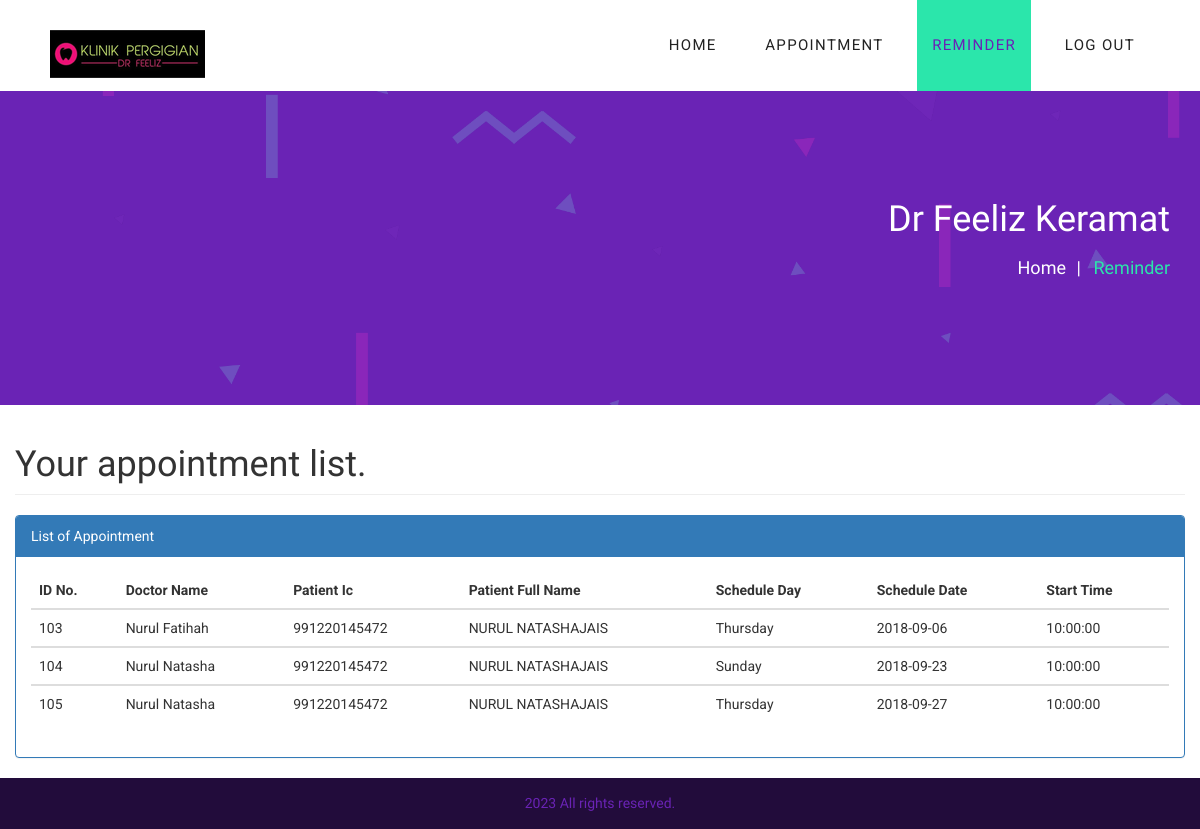
Before: /patient/patientapplist.php (signed in) with the older database file.
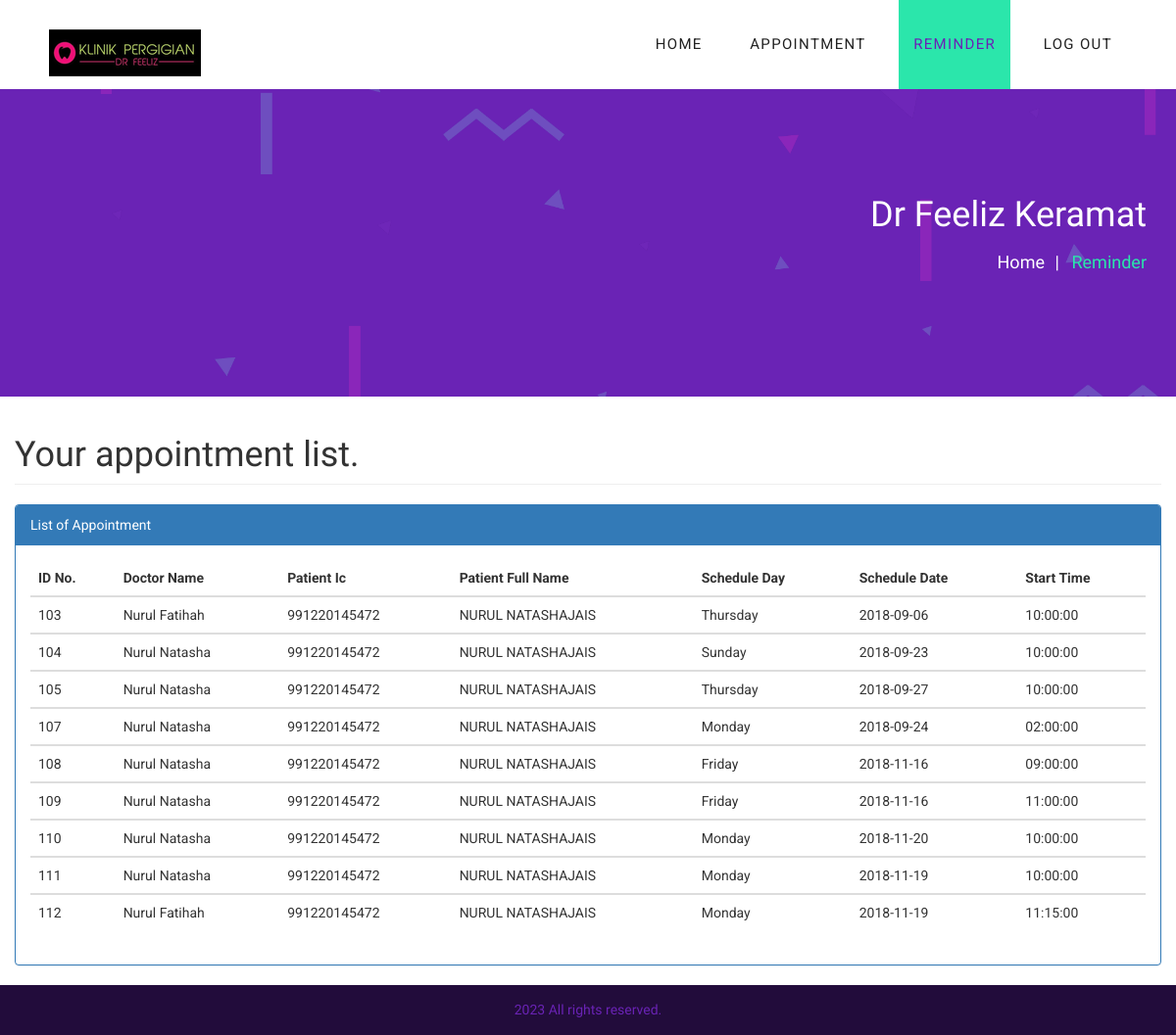
After: the same page with the newer database file.
### tables this page shows
CREATE TABLE `appointment` (
  `appId` int(3) NOT NULL,
  `patientIc` bigint(12) NOT NULL,
  `scheduleId` int(10) NOT NULL,
  `appSymptom` varchar(100) NOT NULL,
  `appComment` varchar(100) NOT NULL,
  `status` varchar(10) NOT NULL DEFAULT 'process'
);

CREATE TABLE `doctorschedule` (
  `doctorname` varchar(100) NOT NULL,
  `scheduleId` int(11) NOT NULL,
  `scheduleDate` date NOT NULL,
  `scheduleDay` varchar(15) NOT NULL,
  `startTime` time NOT NULL,
  `bookAvail` varchar(10) NOT NULL
);

CREATE TABLE `patient` (
  `icPatient` bigint(12) NOT NULL,
  `password` varchar(20) NOT NULL,
  `patientFirstName` varchar(20) NOT NULL,
  `patientLastName` varchar(20) NOT NULL,
  `patientMaritialStatus` varchar(10) NOT NULL,
  `patientDOB` date NOT NULL,
  `patientGender` varchar(10) NOT NULL,
  `patientAddress` varchar(100) NOT NULL,
  `patientPhone` varchar(15) NOT NULL,
  `patientEmail` varchar(100) NOT NULL,
  `type` int(1) NOT NULL
);

### patient/patientapplist.php (the view, shortened to what this page needs)
<?php
include_once '../assets/conn/dbconnect.php';
$session=$_SESSION[ 'patientSession'];
$res=mysqli_query($con, "SELECT a.*, b.*,c.* FROM patient a
	JOIN appointment b
		On a.icPatient = b.patientIc
	JOIN doctorschedule c
		On b.scheduleId=c.scheduleId
	WHERE b.patientIc ='$session'");
	$userRow=mysqli_fetch_array($res);
?>
<!DOCTYPE html>
<html lang="en">
<head>
	<link rel="stylesheet" href="css/bootstrap.min.css"/>
	<link rel="stylesheet" href="css/font-awesome.min.css"/>
	<link rel="stylesheet" href="css/flaticon.css"/>
	<link rel="stylesheet" href="css/owl.carousel.css"/>
	<link rel="stylesheet" href="css/style.css"/>
</head>
<body>
	<header class="header-section">
		<div class="logo">
			<img src="img/logo.png" alt="">
		</div>
		<nav>
			<ul class="menu-list">
				<li><a href="homie.php">HOME</a></li>
				<li><a href="patient.php">APPOINTMENT</a></li>
				<li class="active"><a href="trypatientapplist.php?patientId=<?php echo $userRow['icPatient']; ?>">REMINDER</a></li>
				<li><a href="patientlogout.php?logout">LOG OUT</a></li>
			</ul>
		</nav>
	</header>
	<div class="page-top-section">
		<div class="overlay"></div>
		<div class="container text-right">
			<div class="page-info">
				<h2>Dr Feeliz Keramat</h2>
				<div class="page-links">
					<a href="patient.php">Home</a>
					<span>Reminder</span>
				</div>
			</div>
		</div>
	</div>
	<?php
		echo "<div class='container'>";
		echo "<div class='row'>";
		echo "<div class='page-header'>";
		echo "<h1>Your appointment list. </h1>";
		echo "</div>";
		echo "<div class='panel panel-primary'>";
		echo "<div class='panel-heading'>List of Appointment</div>";
		echo "<div class='panel-body'>";
		echo "<table class='table table-hover'>";
		echo "<thead>";
		echo "<tr>";
		echo "<th>ID No.</th>";
		echo "<th>Doctor Name</th>";
		echo "<th>Patient Ic </th>";
		echo "<th>Patient Full Name </th>";
		echo "<th>Schedule Day </th>";
		echo "<th>Schedule Date </th>";
		echo "<th>Start Time </th>";
		echo "</tr>";
		echo "</thead>";
		$res = mysqli_query($con, "SELECT a.*, b.*,c.*
				FROM patient a
				JOIN appointment b
				On a.icPatient = b.patientIc
				JOIN doctorschedule c
				On b.scheduleId=c.scheduleId
				WHERE b.patientIc ='$session'");
		while ($userRow = mysqli_fetch_array($res)) {
		echo "<tbody>";
		echo "<tr>";
		echo "<td>" . $userRow['appId'] . "</td>";
		echo "<td>" . $userRow['doctorname'] . "</td>";
		echo "<td>" . $userRow['patientIc'] . "</td>";
		echo "<td>" . $userRow['patientFirstName'] . $userRow['patientLastName'] . "</td>";
		echo "<td>" . $userRow['scheduleDay'] . "</td>";
		echo "<td>" . $userRow['scheduleDate'] . "</td>";
		echo "<td>" . $userRow['startTime'] . "</td>";
		}
		echo "</tr>";
		echo "</tbody>";
		echo "</table>";
		?>
			</div>
</div>
</div>
</div>
	<footer class="footer-section">
		<h2>2023 All rights reserved.</a></h2>
	</footer>
</body>
</html>

### patient/css/style.css (style rules this page uses)
html, body { height: 100%; font-family: "Roboto", sans-serif; }
img { max-width: 100%; }
h1, h2, h3, h4, h5, h6 { font-family: "Oswald", sans-serif; padding: 0; margin: 0; }
h2 { font-size: 36px; }
li, ul { margin: 0; padding: 0; }
.header-section { position: absolute; top: 0; left: 0; width: 100%; z-index: 999; padding: 0 50px; background: white; -webkit-transition: all 0.4s ease 0s; -o-transition: all 0.4s ease 0s; transition: all 0.4s ease 0s; }
.header-section .logo { display: inline-block; float: left; padding-top: 30px; }
.header-section .logo img { width: auto; -webkit-transition: all 0.4s ease 0s; -o-transition: all 0.4s ease 0s; transition: all 0.4s ease 0s; }
.header-section .menu-list { list-style: none; float: right; }
.header-section .menu-list li { display: inline; }
.header-section .menu-list li a { display: inline-block; padding: 35px 15px; margin-right: 15px; color: #222; position: relative; font-family: "Roboto", sans-serif; font-size: 15px; letter-spacing: 0.09em; -webkit-transition: all 0.4s ease 0s; -o-transition: all 0.4s ease 0s; transition: all 0.4s ease 0s; }
.header-section .menu-list li:last-child a { margin-right: 0; }
.header-section .menu-list li.active a { background: #2be6ab; color: #6a23b5; }
.overlay { position: absolute; width: 100%; height: 100%; left: 0; top: 0; z-index: 3; background-image: url("../img/overlay.png"); background-repeat: no-repeat; background-size: cover; }
.footer-section { background: #220c3b; text-align: center; }
.footer-section h2 { color: #6a23b5; font-size: 14px; padding: 18px 0; }
.page-top-section { position: relative; height: 405px; background: #6a23b5; }
.page-top-section .container { position: relative; z-index: 5; }
.page-top-section .page-info { display: inline-block; padding-top: 200px; }
.page-top-section .page-info h2 { color: #fff; font-weight: 400; margin-bottom: 15px; float: left; }
.page-top-section .page-info .page-links a, .page-top-section .page-info .page-links span { font-size: 18px; font-family: "Oswald", sans-serif; color: #fff; margin-right: 12px; padding-right: 12px; font-weight: 400; position: relative; }
.page-top-section .page-info .page-links a:after, .page-top-section .page-info .page-links span:after { position: absolute; content: "|"; right: -3px; }
.page-top-section .page-info .page-links span { margin-right: 0; padding-right: 0; color: #2be6ab; }
.page-top-section .page-info .page-links span:after { display: none; }

Changed rows visible on the page:
added appointment: appId "107", scheduleId.doctorname "Nurul Natasha", patientIc "991220145472", patientIc.patientFirstName "NURUL NATASHA", patientIc.patientLastName "JAIS", scheduleId.scheduleDay "Monday", scheduleId.scheduleDate "2018-09-24", scheduleId.startTime "02:00:00"
added appointment: appId "108", scheduleId.doctorname "Nurul Natasha", patientIc "991220145472", patientIc.patientFirstName "NURUL NATASHA", patientIc.patientLastName "JAIS", scheduleId.scheduleDay "Friday", scheduleId.scheduleDate "2018-11-16", scheduleId.startTime "09:00:00"
added appointment: appId "109", scheduleId.doctorname "Nurul Natasha", patientIc "991220145472", patientIc.patientFirstName "NURUL NATASHA", patientIc.patientLastName "JAIS", scheduleId.scheduleDay "Friday", scheduleId.scheduleDate "2018-11-16", scheduleId.startTime "11:00:00"
added appointment: appId "110", scheduleId.doctorname "Nurul Natasha", patientIc "991220145472", patientIc.patientFirstName "NURUL NATASHA", patientIc.patientLastName "JAIS", scheduleId.scheduleDay "Monday", scheduleId.scheduleDate "2018-11-20", scheduleId.startTime "10:00:00"
added appointment: appId "111", scheduleId.doctorname "Nurul Natasha", patientIc "991220145472", patientIc.patientFirstName "NURUL NATASHA", patientIc.patientLastName "JAIS", scheduleId.scheduleDay "Monday", scheduleId.scheduleDate "2018-11-19", scheduleId.startTime "10:00:00"
added appointment: appId "112", scheduleId.doctorname "Nurul Fatihah", patientIc "991220145472", patientIc.patientFirstName "NURUL NATASHA", patientIc.patientLastName "JAIS", scheduleId.scheduleDay "Monday", scheduleId.scheduleDate "2018-11-19", scheduleId.startTime "11:15:00"
